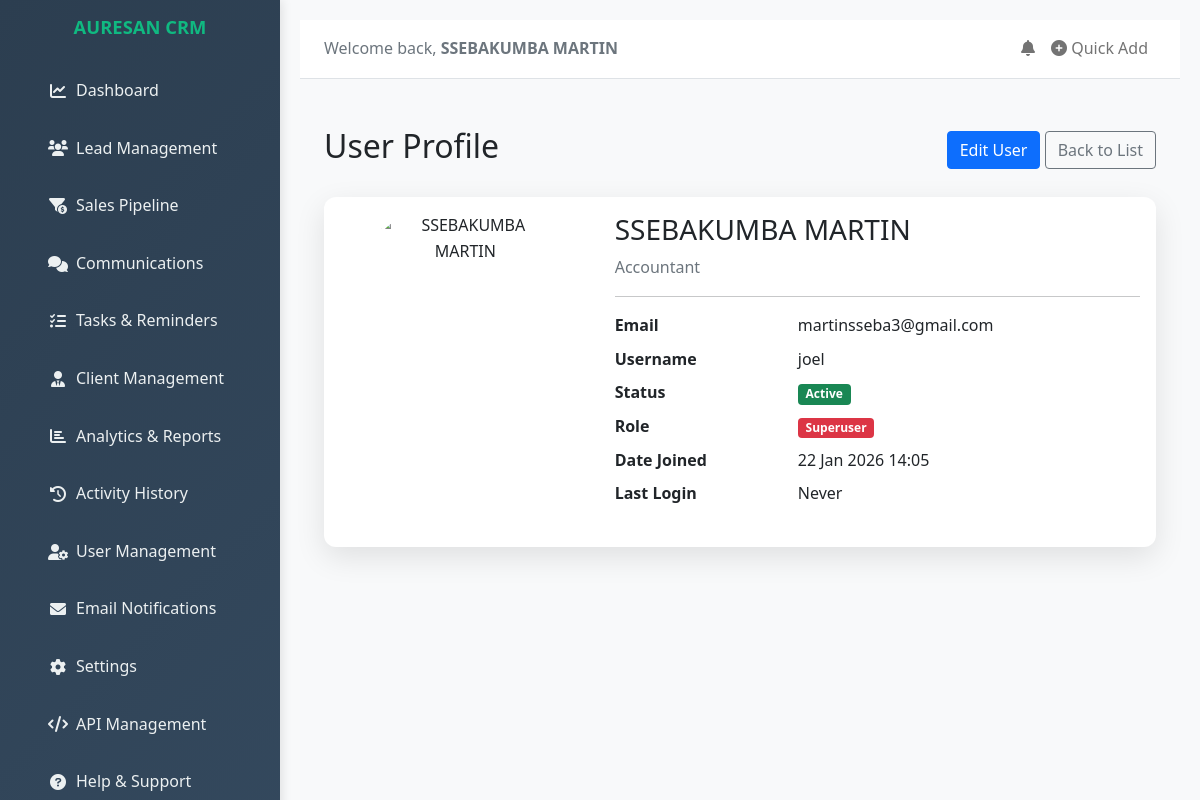
/users/3/ (signed in), run on the app's committed database.
### customerleads/models.py (models this page shows, shortened)
class CustomUser(AbstractUser):
    avatar = models.ImageField(
        upload_to='avatars/%Y/%m/%d/',
        null=True,
        blank=True,
        verbose_name='profile picture',
        help_text='Upload a profile picture (recommended size: 200x200)'
    )
    job_title = models.CharField(
        max_length=100,
        blank=True,
        verbose_name='job title',
        help_text='e.g. Software Engineer, Project Manager'
    )
    class Meta:
        verbose_name = 'user'
        verbose_name_plural = 'users'
        ordering = ['-date_joined']
    def get_full_name(self):
        full_name = f"{self.first_name} {self.last_name}".strip()
        return full_name if full_name else self.username

### customerleads/views.py (the view)
# urls.py: path('users/<int:pk>/', views.UserDetailView.as_view(), name='user_detail'),
class UserDetailView(LoginRequiredMixin, DetailView):
    model = get_user_model()
    template_name = 'users/user_detail.html'
    context_object_name = 'user'
    pk_url_kwarg = 'pk'

### customerleads/context_processors.py (called while the page is built)
def login_form_processor(request):
    if not request.user.is_authenticated:
        return {'login_form': AuthenticationForm()}
    return {}

### customerleads/templates/users/user_detail.html (shortened to what this page needs)
{% extends "base.html" %}
{% load humanize %}{% block title %}User: {{ user.get_full_name|default:user.username }}{% endblock %}
{% block content %}
<div class="container-fluid py-4">
    <div class="d-flex justify-content-between align-items-center mb-4">
        <h2>User Profile</h2>
        <div>
            <a href="{% url 'user_update' user.pk %}" class="btn btn-primary">Edit User</a>
            <a href="{% url 'user_management' %}" class="btn btn-outline-secondary">Back to List</a>
        </div>
    </div>
    <div class="card dashboard-card shadow-custom">
        <div class="card-body">
            <div class="row">
                <div class="col-md-4 text-center">
                    <img src=""
                         alt="{{ user.get_full_name }}"
                         class="rounded-circle img-fluid mb-3"
                         style="max-width: 180px;">
                </div>
                <div class="col-md-8">
                    <h3>{{ user.get_full_name|default:user.username }}</h3>
                    <p class="text-muted">{{ user.job_title|default:"No job title" }}</p>
                    <hr>
                    <dl class="row">
                        <dt class="col-sm-4">Email</dt>
                        <dd class="col-sm-8">{{ user.email|default:"—" }}</dd>
                        <dt class="col-sm-4">Username</dt>
                        <dd class="col-sm-8">{{ user.username }}</dd>
                        <dt class="col-sm-4">Status</dt>
                        <dd class="col-sm-8">
                            {% if user.is_active %}
                                <span class="badge bg-success">Active</span>
                            {% else %}
                                <span class="badge bg-danger">Inactive</span>
                            {% endif %}
                        </dd>
                        <dt class="col-sm-4">Role</dt>
                        <dd class="col-sm-8">
                            {% if user.is_superuser %}
                                <span class="badge bg-danger">Superuser</span>
                            {% elif user.is_staff %}
                                <span class="badge bg-primary">Staff</span>
                            {% else %}
                                <span class="badge bg-secondary">User</span>
                            {% endif %}
                        </dd>
                        <dt class="col-sm-4">Date Joined</dt>
                        <dd class="col-sm-8">{{ user.date_joined|date:"d M Y H:i" }}</dd>
                       <dt class="col-sm-4">Last Login</dt>
                       <dd class="col-sm-8">{{ user.last_login|naturaltime|default:"Never" }}</dd>
                    </dl>
                </div>
            </div>
        </div>
    </div>
</div>
{% endblock %}

### customerleads/templates/base.html (shortened to what this page needs)
<!DOCTYPE html>
<html lang="en">
<head>
    <link href="https://cdn.jsdelivr.net/npm/bootstrap@5.1.3/dist/css/bootstrap.min.css" rel="stylesheet">
    <link rel="stylesheet" href="https://cdnjs.cloudflare.com/ajax/libs/font-awesome/6.0.0/css/all.min.css">
    {% load static %}
    <link rel="stylesheet" href="{% static 'css/base.css' %}">
</head>
<body>
    <div class="container-fluid">
        <div class="row">
            <div class="col-md-3 col-lg-2 sidebar">
                <div class="d-flex flex-column flex-shrink-0 p-3">
                    <h4 class="text-center mb-4 text-emerald fw-bold" style="color: #10b981; font-size: 1.15rem;">AURESAN CRM</h4>
                    <ul class="nav nav-pills flex-column mb-auto">
                        <li class="nav-item">
                            <a href="{% url 'dashboard' %}" class="nav-link active">
                                <i class="fas fa-chart-line me-2"></i>
                                Dashboard
                            </a>
                        </li>
                        <li class="nav-item">
                            <a href="{% url 'leads' %}" class="nav-link">
                                <i class="fas fa-users me-2"></i>
                                Lead Management
                            </a>
                        </li>
                        <li class="nav-item">
                            <a href="{% url 'sales_pipeline' %}" class="nav-link">
                                <i class="fas fa-funnel-dollar me-2"></i>
                                Sales Pipeline
                            </a>
                        </li>
                        <li class="nav-item">
                            <a href="{% url 'interactions' %}" class="nav-link">
                                <i class="fas fa-comments me-2"></i>
                                Communications
                            </a>
                        </li>
                        <li class="nav-item">
                            <a href="{% url 'tasks' %}" class="nav-link">
                                <i class="fas fa-tasks me-2"></i>
                                Tasks & Reminders
                            </a>
                        </li>
                        <li class="nav-item">
                            <a href="{% url 'clients' %}" class="nav-link">
                                <i class="fas fa-user-tie me-2"></i>
                                Client Management
                            </a>
                        </li>
                        <li class="nav-item">
                            <a href="{% url 'analytics' %}" class="nav-link">
                                <i class="fas fa-chart-bar me-2"></i>
                                Analytics & Reports
                            </a>
                        </li>
                        <li class="nav-item">
                            <a href="{% url 'activity_logs' %}" class="nav-link">
                                <i class="fas fa-history me-2"></i>
                                Activity History
                            </a>
                        </li>
                        <li class="nav-item">
                            <a href="{% url 'user_management' %}" class="nav-link">
                                <i class="fas fa-user-cog me-2"></i>
                                User Management
                            </a>
                        </li>
                        <li class="nav-item">
                            <a href="{% url 'email_notifications' %}" class="nav-link">
                                <i class="fas fa-envelope me-2"></i>
                                Email Notifications
                            </a>
                        </li>
                        <li class="nav-item">
                            <a href="{% url 'settings' %}" class="nav-link">
                                <i class="fas fa-cog me-2"></i>
                                Settings
                            </a>
                        </li>
                        <li class="nav-item">
                            <a href="{% url 'api_management' %}" class="nav-link">
                                <i class="fas fa-code me-2"></i>
                                API Management
                            </a>
                        </li>
                        <li class="nav-item">
                            <a href="{% url 'help_support' %}" class="nav-link">
                                <i class="fas fa-question-circle me-2"></i>
                                Help & Support
                            </a>
                        </li>
                    </ul>
                </div>
            </div>
            <div class="col-md-9 col-lg-10 main-content">
                <nav class="navbar navbar-expand-lg navbar-light bg-white border-bottom mb-4">
                    <div class="container-fluid">
                        <div class="navbar-nav me-auto">
                            <span class="navbar-text text-muted">
                                Welcome back, <strong>{{ user.get_full_name|default:user.username }}</strong>
                            </span>
                        </div>
                        <div class="navbar-nav">
                            <a href="{% url 'notifications' %}" class="nav-link position-relative">
                                <i class="fas fa-bell"></i>
                            </a>
                            <a href="{% url 'quick_add' %}" class="nav-link">
                                <i class="fas fa-plus-circle"></i> Quick Add
                            </a>
                        </div>
                    </div>
                </nav>
                {% block content %}{% endblock %}
            </div>
        </div>
    </div>
</body>
</html>

### customerleads/static/css/base.css (style rules this page uses)
:root { --primary-color: #2c3e50; --secondary-color: #34495e; --accent-color: #3498db; --success-color: #27ae60; --warning-color: #f39c12; --danger-color: #e74c3c; --sidebar-width: 280px; --transition-speed: 0.3s; }
* { margin: 0; padding: 0; box-sizing: border-box; }
body { background-color: #f8f9fa; font-family: 'Segoe UI', Tahoma, Geneva, Verdana, sans-serif; line-height: 1.6; overflow-x: hidden; }
.sidebar { background: linear-gradient(135deg, var(--primary-color), var(--secondary-color)); color: white; min-height: 100vh; box-shadow: 2px 0 10px rgba(0,0,0,0.1); position: fixed; width: var(--sidebar-width); z-index: 1000; }
.sidebar .nav-link { color: #ecf0f1; padding: 12px 20px; margin: 4px 0; border-radius: 8px; transition: all var(--transition-speed) ease; text-decoration: none; display: flex; align-items: center; }
.sidebar .nav-link i { width: 20px; text-align: center; }
.main-content { padding: 20px; margin-left: var(--sidebar-width); width: calc(100% - var(--sidebar-width)); min-height: 100vh; }
.dashboard-card { background: white; border-radius: 12px; box-shadow: 0 4px 6px rgba(0,0,0,0.1); border: none; transition: all var(--transition-speed) ease; overflow: hidden; }
.shadow-custom { box-shadow: 0 10px 30px rgba(0,0,0,0.1); }

### data on the page
CustomUser: get_full_name "SSEBAKUMBA MARTIN", job_title "Accountant", email "martinsseba3@gmail.com", username "joel", date_joined "22 Jan 2026 14:05", last_login "Never"
